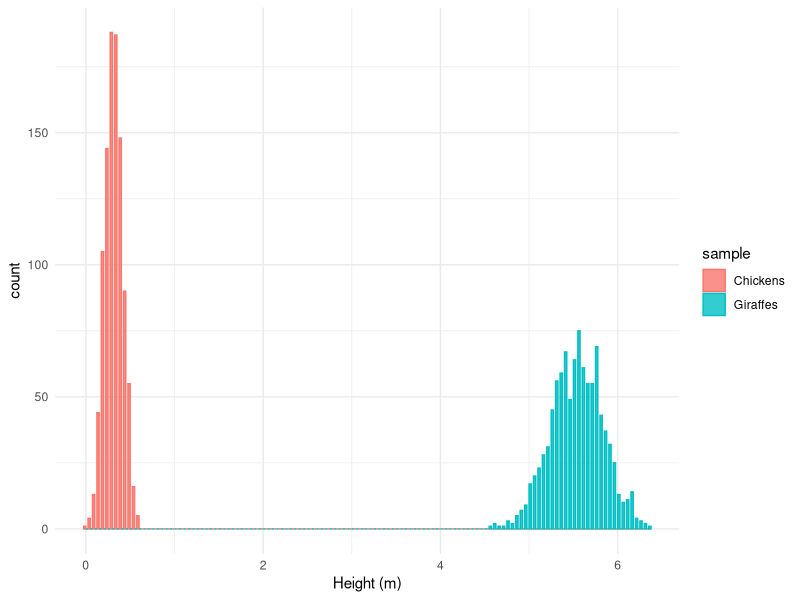

Generate this figure with R:
## ---- chunk 1
#| echo: false
#| message: false

library(tidyverse)
## ---- chunk 2
#| fig-cap: "Histograms showing two randomly generated normal distributions."
#| label: fig-histo1
#| column: margin
#| echo: false
#| message: false

# Random normal data
set.seed(666)
r_dat <- data.frame(dat = c(rnorm(n = 1000, mean = 5.53, sd = 0.3),
                            rnorm(n = 1000, mean = 0.325, sd = 0.1)),
                    sample = c(rep("Giraffes", 1000), rep("Chickens", 1000)))

# Create histogram
ggplot(data = r_dat, aes(x = dat, fill = sample)) +
  geom_histogram(position = "dodge", binwidth = 0.05,
                 alpha = 0.8, aes(colour = sample, fill = sample)) +
  # geom_density(aes(y = ..count.., fill = sample),
  #              colour = "black", alpha = 0.2) +
  labs(x = "Height (m)") +
  theme_minimal()
## ---- chunk 3
shapiro.test(r_dat$dat)
## ---- chunk 4
# we use the square bracket notation to select only the *-value;
# had we used `[1]` we'd have gotten W
r_dat %>% 
  group_by(sample) %>% 
  summarise(norm_dat = as.numeric(shapiro.test(dat)[2]))
## ---- chunk 5
r_dat %>% 
  group_by(sample) %>% 
  summarise(sample_var = var(dat))
## ---- chunk 6
car::leveneTest(dat ~ sample, data = r_dat)
